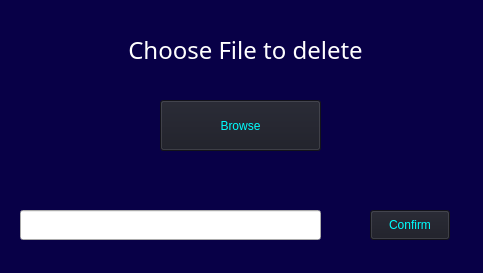
<?xml version="1.0" encoding="UTF-8"?>
<ui version="4.0">
 <class>MainWindow</class>
 <widget class="QMainWindow" name="MainWindow">
  <property name="geometry">
   <rect>
    <x>0</x>
    <y>0</y>
    <width>483</width>
    <height>273</height>
   </rect>
  </property>
  <property name="windowTitle">
   <string>MainWindow</string>
  </property>
  <property name="styleSheet">
   <string notr="true">QMainWindow {
    background-color: rgb(8, 0, 71);
    color: white
}

QLabel {
    color: white;
}

QPushButton {
    background-color: #1a1b25;
    color: cyan;
}

QPushButton:hover {
    background-color: #016064;
}</string>
  </property>
  <widget class="QWidget" name="centralwidget">
   <widget class="QPushButton" name="BrowseFolders">
    <property name="geometry">
     <rect>
      <x>160</x>
      <y>100</y>
      <width>161</width>
      <height>51</height>
     </rect>
    </property>
    <property name="text">
     <string>Browse</string>
    </property>
   </widget>
   <widget class="QLabel" name="label">
    <property name="geometry">
     <rect>
      <x>80</x>
      <y>40</y>
      <width>331</width>
      <height>20</height>
     </rect>
    </property>
    <property name="font">
     <font>
      <family>Ubuntu Mono</family>
      <pointsize>18</pointsize>
     </font>
    </property>
    <property name="text">
     <string>Choose File to delete</string>
    </property>
    <property name="alignment">
     <set>Qt::AlignCenter</set>
    </property>
   </widget>
   <widget class="QPushButton" name="Confirmation">
    <property name="geometry">
     <rect>
      <x>370</x>
      <y>210</y>
      <width>80</width>
      <height>30</height>
     </rect>
    </property>
    <property name="text">
     <string>Confirm</string>
    </property>
   </widget>
   <widget class="QLineEdit" name="FileDeletePath">
    <property name="geometry">
     <rect>
      <x>20</x>
      <y>210</y>
      <width>301</width>
      <height>30</height>
     </rect>
    </property>
   </widget>
  </widget>
 </widget>
 <resources/>
 <connections/>
</ui>
